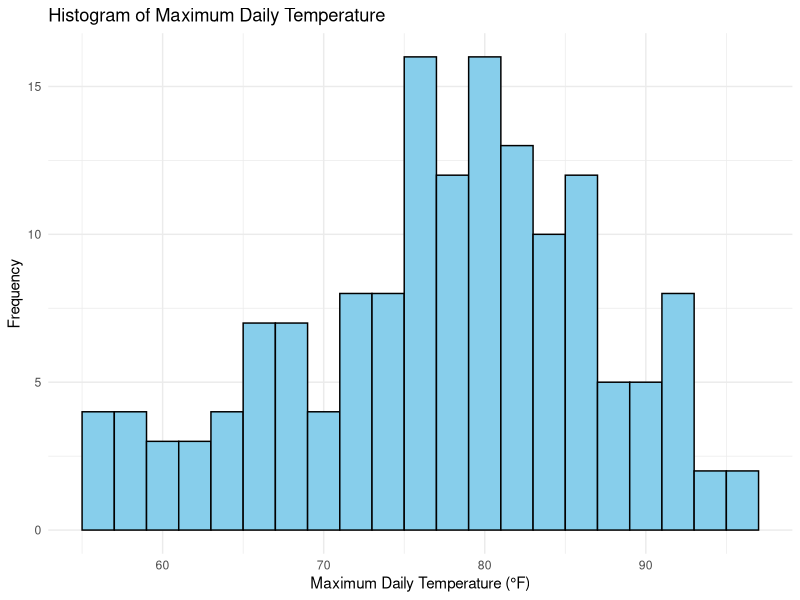

Source code (R):
# Load the ggplot2 library
library(ggplot2)

# Create a histogram for maximum daily temperature
p <- ggplot(airquality, aes(x = Temp)) + 
  geom_histogram(binwidth = 2, fill = "skyblue", color = "black") +
  labs(title = "Histogram of Maximum Daily Temperature",x = "Maximum Daily Temperature (°F)",y = "Frequency") +
  theme_minimal()

# Print the plot
print(p)


